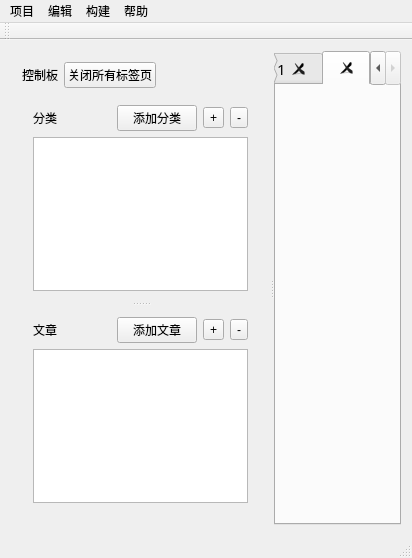
<?xml version="1.0" encoding="UTF-8"?>
<ui version="4.0">
 <class>MainWindow</class>
 <widget class="QMainWindow" name="MainWindow">
  <property name="geometry">
   <rect>
    <x>0</x>
    <y>0</y>
    <width>412</width>
    <height>558</height>
   </rect>
  </property>
  <property name="sizePolicy">
   <sizepolicy hsizetype="Preferred" vsizetype="Fixed">
    <horstretch>0</horstretch>
    <verstretch>0</verstretch>
   </sizepolicy>
  </property>
  <property name="windowTitle">
   <string>MainWindow</string>
  </property>
  <widget class="QWidget" name="centralWidget">
   <layout class="QVBoxLayout" name="verticalLayout_4">
    <item>
     <widget class="QSplitter" name="splitter_2">
      <property name="orientation">
       <enum>Qt::Horizontal</enum>
      </property>
      <widget class="QWidget" name="layoutWidget">
       <layout class="QVBoxLayout" name="verticalLayout_3">
        <item>
         <layout class="QHBoxLayout" name="horizontalLayout_3">
          <item>
           <widget class="QLabel" name="label">
            <property name="text">
             <string>控制板</string>
            </property>
           </widget>
          </item>
          <item>
           <widget class="QPushButton" name="pushButton_2">
            <property name="text">
             <string>关闭所有标签页</string>
            </property>
           </widget>
          </item>
          <item>
           <spacer name="horizontalSpacer">
            <property name="orientation">
             <enum>Qt::Horizontal</enum>
            </property>
            <property name="sizeHint" stdset="0">
             <size>
              <width>40</width>
              <height>20</height>
             </size>
            </property>
           </spacer>
          </item>
         </layout>
        </item>
        <item>
         <widget class="QSplitter" name="splitter">
          <property name="orientation">
           <enum>Qt::Vertical</enum>
          </property>
          <widget class="QWidget" name="layoutWidget">
           <layout class="QVBoxLayout" name="verticalLayout">
            <item>
             <layout class="QHBoxLayout" name="horizontalLayout">
              <item>
               <widget class="QLabel" name="label_2">
                <property name="text">
                 <string>分类</string>
                </property>
               </widget>
              </item>
              <item>
               <spacer name="horizontalSpacer_2">
                <property name="orientation">
                 <enum>Qt::Horizontal</enum>
                </property>
                <property name="sizeHint" stdset="0">
                 <size>
                  <width>40</width>
                  <height>20</height>
                 </size>
                </property>
               </spacer>
              </item>
              <item>
               <widget class="QPushButton" name="pushButton">
                <property name="text">
                 <string>添加分类</string>
                </property>
               </widget>
              </item>
              <item>
               <widget class="QToolButton" name="toolButton">
                <property name="text">
                 <string>+</string>
                </property>
               </widget>
              </item>
              <item>
               <widget class="QToolButton" name="toolButton_2">
                <property name="text">
                 <string>-</string>
                </property>
               </widget>
              </item>
             </layout>
            </item>
            <item>
             <widget class="QListWidget" name="listWidget">
              <property name="sizePolicy">
               <sizepolicy hsizetype="Expanding" vsizetype="Expanding">
                <horstretch>0</horstretch>
                <verstretch>1</verstretch>
               </sizepolicy>
              </property>
             </widget>
            </item>
           </layout>
          </widget>
          <widget class="QWidget" name="layoutWidget">
           <layout class="QVBoxLayout" name="verticalLayout_2">
            <item>
             <layout class="QHBoxLayout" name="horizontalLayout_2">
              <item>
               <widget class="QLabel" name="label_3">
                <property name="text">
                 <string>文章</string>
                </property>
               </widget>
              </item>
              <item>
               <spacer name="horizontalSpacer_3">
                <property name="orientation">
                 <enum>Qt::Horizontal</enum>
                </property>
                <property name="sizeHint" stdset="0">
                 <size>
                  <width>40</width>
                  <height>20</height>
                 </size>
                </property>
               </spacer>
              </item>
              <item>
               <widget class="QPushButton" name="pushButton_3">
                <property name="text">
                 <string>添加文章</string>
                </property>
               </widget>
              </item>
              <item>
               <widget class="QToolButton" name="toolButton_3">
                <property name="text">
                 <string>+</string>
                </property>
               </widget>
              </item>
              <item>
               <widget class="QToolButton" name="toolButton_4">
                <property name="text">
                 <string>-</string>
                </property>
               </widget>
              </item>
             </layout>
            </item>
            <item>
             <widget class="QListWidget" name="listWidget_2">
              <property name="sizePolicy">
               <sizepolicy hsizetype="Expanding" vsizetype="Expanding">
                <horstretch>0</horstretch>
                <verstretch>3</verstretch>
               </sizepolicy>
              </property>
             </widget>
            </item>
           </layout>
          </widget>
         </widget>
        </item>
       </layout>
      </widget>
      <widget class="QTabWidget" name="tabWidget">
       <property name="sizePolicy">
        <sizepolicy hsizetype="Expanding" vsizetype="Expanding">
         <horstretch>1</horstretch>
         <verstretch>0</verstretch>
        </sizepolicy>
       </property>
       <property name="font">
        <font>
         <family>ADMUI3Lg</family>
         <pointsize>11</pointsize>
         <weight>50</weight>
         <italic>false</italic>
         <bold>false</bold>
         <underline>false</underline>
         <strikeout>false</strikeout>
         <kerning>true</kerning>
        </font>
       </property>
       <property name="tabShape">
        <enum>QTabWidget::Rounded</enum>
       </property>
       <property name="currentIndex">
        <number>1</number>
       </property>
       <property name="usesScrollButtons">
        <bool>true</bool>
       </property>
       <property name="tabsClosable">
        <bool>true</bool>
       </property>
       <property name="movable">
        <bool>true</bool>
       </property>
       <property name="tabBarAutoHide">
        <bool>false</bool>
       </property>
       <widget class="QWidget" name="tab">
        <attribute name="title">
         <string>Tab 1</string>
        </attribute>
       </widget>
       <widget class="QWidget" name="tab_2">
        <attribute name="title">
         <string/>
        </attribute>
       </widget>
      </widget>
     </widget>
    </item>
   </layout>
  </widget>
  <widget class="QMenuBar" name="menuBar">
   <property name="geometry">
    <rect>
     <x>0</x>
     <y>0</y>
     <width>412</width>
     <height>23</height>
    </rect>
   </property>
   <widget class="QMenu" name="menu">
    <property name="title">
     <string>项目</string>
    </property>
    <addaction name="actionCreate"/>
    <addaction name="actionOpen"/>
    <addaction name="separator"/>
    <addaction name="actionS"/>
   </widget>
   <widget class="QMenu" name="menu_2">
    <property name="title">
     <string>编辑</string>
    </property>
   </widget>
   <widget class="QMenu" name="menu_3">
    <property name="title">
     <string>帮助</string>
    </property>
    <addaction name="actionAbout"/>
   </widget>
   <widget class="QMenu" name="menu_4">
    <property name="sizePolicy">
     <sizepolicy hsizetype="Preferred" vsizetype="Ignored">
      <horstretch>0</horstretch>
      <verstretch>0</verstretch>
     </sizepolicy>
    </property>
    <property name="title">
     <string>构建</string>
    </property>
    <addaction name="actionX"/>
   </widget>
   <addaction name="menu"/>
   <addaction name="menu_2"/>
   <addaction name="menu_4"/>
   <addaction name="menu_3"/>
  </widget>
  <widget class="QToolBar" name="mainToolBar">
   <attribute name="toolBarArea">
    <enum>TopToolBarArea</enum>
   </attribute>
   <attribute name="toolBarBreak">
    <bool>false</bool>
   </attribute>
  </widget>
  <widget class="QStatusBar" name="statusBar"/>
  <action name="actionCreate">
   <property name="checkable">
    <bool>true</bool>
   </property>
   <property name="text">
    <string>新建</string>
   </property>
  </action>
  <action name="actionS">
   <property name="text">
    <string>退出</string>
   </property>
  </action>
  <action name="actionAbout">
   <property name="text">
    <string>关于</string>
   </property>
  </action>
  <action name="actionOpen">
   <property name="text">
    <string>打开</string>
   </property>
  </action>
  <action name="actionX">
   <property name="text">
    <string>生成</string>
   </property>
  </action>
  <action name="actionge">
   <property name="text">
    <string>ge</string>
   </property>
  </action>
 </widget>
 <layoutdefault spacing="6" margin="11"/>
 <resources/>
 <connections/>
</ui>
